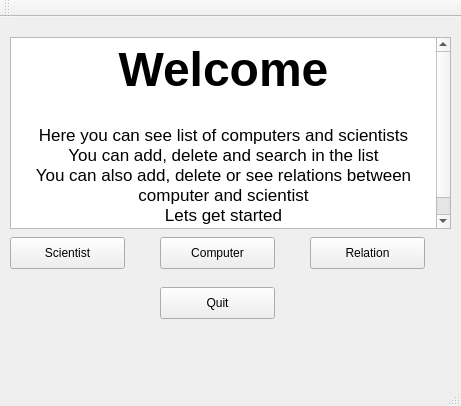
<?xml version="1.0" encoding="UTF-8"?>
<ui version="4.0">
 <class>MainWindow</class>
 <widget class="QMainWindow" name="MainWindow">
  <property name="geometry">
   <rect>
    <x>0</x>
    <y>0</y>
    <width>461</width>
    <height>406</height>
   </rect>
  </property>
  <property name="windowTitle">
   <string>MainWindow</string>
  </property>
  <widget class="QWidget" name="centralWidget">
   <widget class="QTextBrowser" name="textBrowser">
    <property name="geometry">
     <rect>
      <x>10</x>
      <y>20</y>
      <width>441</width>
      <height>192</height>
     </rect>
    </property>
    <property name="html">
     <string>&lt;!DOCTYPE HTML PUBLIC &quot;-//W3C//DTD HTML 4.0//EN&quot; &quot;http://www.w3.org/TR/REC-html40/strict.dtd&quot;&gt;
&lt;html&gt;&lt;head&gt;&lt;meta name=&quot;qrichtext&quot; content=&quot;1&quot; /&gt;&lt;style type=&quot;text/css&quot;&gt;
p, li { white-space: pre-wrap; }
&lt;/style&gt;&lt;/head&gt;&lt;body style=&quot; font-family:'.Helvetica Neue DeskInterface'; font-size:13pt; font-weight:400; font-style:normal;&quot;&gt;
&lt;p align=&quot;center&quot; style=&quot; margin-top:0px; margin-bottom:0px; margin-left:0px; margin-right:0px; -qt-block-indent:0; text-indent:0px;&quot;&gt;&lt;span style=&quot; font-size:36pt; font-weight:600;&quot;&gt;Welcome&lt;/span&gt;&lt;/p&gt;
&lt;p align=&quot;center&quot; style=&quot;-qt-paragraph-type:empty; margin-top:0px; margin-bottom:0px; margin-left:0px; margin-right:0px; -qt-block-indent:0; text-indent:0px; font-size:18pt; font-weight:600;&quot;&gt;&lt;br /&gt;&lt;/p&gt;
&lt;p align=&quot;center&quot; style=&quot; margin-top:0px; margin-bottom:0px; margin-left:0px; margin-right:0px; -qt-block-indent:0; text-indent:0px;&quot;&gt;Here you can see list of computers and scientists&lt;/p&gt;
&lt;p align=&quot;center&quot; style=&quot; margin-top:0px; margin-bottom:0px; margin-left:0px; margin-right:0px; -qt-block-indent:0; text-indent:0px;&quot;&gt;You can add, delete and search in the list&lt;/p&gt;
&lt;p align=&quot;center&quot; style=&quot; margin-top:0px; margin-bottom:0px; margin-left:0px; margin-right:0px; -qt-block-indent:0; text-indent:0px;&quot;&gt;You can also add, delete or see relations between computer and scientist&lt;/p&gt;
&lt;p align=&quot;center&quot; style=&quot; margin-top:0px; margin-bottom:0px; margin-left:0px; margin-right:0px; -qt-block-indent:0; text-indent:0px;&quot;&gt;Lets get started&lt;/p&gt;
&lt;p align=&quot;center&quot; style=&quot;-qt-paragraph-type:empty; margin-top:0px; margin-bottom:0px; margin-left:0px; margin-right:0px; -qt-block-indent:0; text-indent:0px;&quot;&gt;&lt;br /&gt;&lt;/p&gt;&lt;/body&gt;&lt;/html&gt;</string>
    </property>
   </widget>
   <widget class="QPushButton" name="pushButton_Scientist">
    <property name="geometry">
     <rect>
      <x>10</x>
      <y>220</y>
      <width>115</width>
      <height>32</height>
     </rect>
    </property>
    <property name="text">
     <string>Scientist</string>
    </property>
   </widget>
   <widget class="QPushButton" name="pushButton_2">
    <property name="geometry">
     <rect>
      <x>160</x>
      <y>220</y>
      <width>115</width>
      <height>32</height>
     </rect>
    </property>
    <property name="text">
     <string>Computer</string>
    </property>
   </widget>
   <widget class="QPushButton" name="pushButton_3">
    <property name="geometry">
     <rect>
      <x>310</x>
      <y>220</y>
      <width>115</width>
      <height>32</height>
     </rect>
    </property>
    <property name="text">
     <string>Relation</string>
    </property>
   </widget>
   <widget class="QPushButton" name="pushButton">
    <property name="geometry">
     <rect>
      <x>160</x>
      <y>270</y>
      <width>115</width>
      <height>32</height>
     </rect>
    </property>
    <property name="text">
     <string>Quit</string>
    </property>
   </widget>
  </widget>
  <widget class="QToolBar" name="mainToolBar">
   <attribute name="toolBarArea">
    <enum>TopToolBarArea</enum>
   </attribute>
   <attribute name="toolBarBreak">
    <bool>false</bool>
   </attribute>
  </widget>
  <widget class="QStatusBar" name="statusBar"/>
  <action name="actionDatabase">
   <property name="text">
    <string>Database</string>
   </property>
  </action>
 </widget>
 <layoutdefault spacing="6" margin="11"/>
 <resources/>
 <connections/>
</ui>
